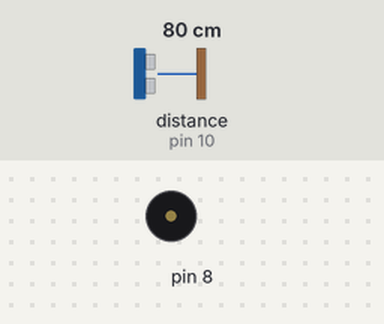
Simulated run of this sketch. Board: Arduino Uno, built with avr-gcc and run on an emulated ATmega328P. Shown: buzzer (waves = sounding). Wiring (inferred from the names in the program): ultrasonic range finder: trigger pin 9; echo pin 10. The inputs (shaded band) are chosen by the test bench; at power-on: distance to the obstacle (sensor on pin 10) 80 cm. The echo pulse lasts 58.3 µs per cm; what the sketch prints to the serial monitor is not drawn.

Above: at 0.1 s.
Timing chart, 0 to 1.6 s (numbered marks = the images above):
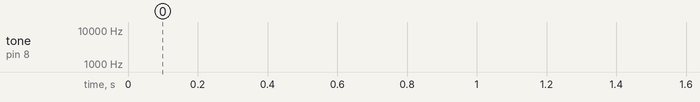

The sketch:

distance.ino
```cpp
#define NOTE_G3 31
#define NOTE_G4 50
const int trigPin=9;
const int echoPin=10;
long duration;
int distance;
int melody;
void setup() {
  // put your setup code here, to run once:
  pinMode(trigPin,OUTPUT);
  pinMode(echoPin,INPUT);
  Serial.begin(9600);
}

void loop() {
  // put your main code here, to run repeatedly:
  digitalWrite(trigPin,LOW);
  delayMicroseconds(2);
  digitalWrite(trigPin,HIGH);
  delayMicroseconds(10);
  digitalWrite(trigPin,LOW);
  duration=pulseIn(echoPin,HIGH);
  distance=duration*0.034/2;
  Serial.println(distance);
  if(distance<100){
    tone(8,8000,4);
   // delay(500);
    noTone(8);
    //tone(8,NOTE_G4,1000);
  }
}
```
